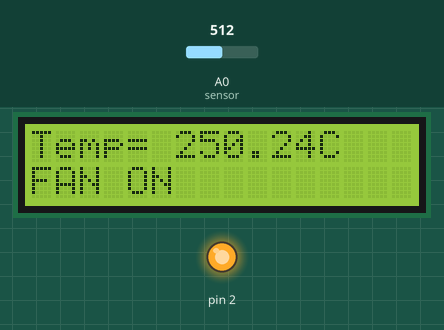
Simulated run of this sketch. Board: Arduino Uno, built with avr-gcc and run on an emulated ATmega328P. Shown: 16×2 character LCD, output pins drawn as LEDs (lit = HIGH). The inputs (shaded band) are chosen by the test bench; at power-on: A0 (sensor) = 512. What the sketch prints to the serial monitor is not drawn.

Above: at 1.2 s.
1.3 s: A0 (sensor) set to 80
At 2.8 s:
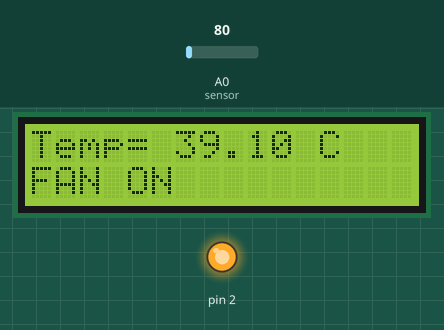
3.6 s: A0 (sensor) set to 69
At 5.1 s:
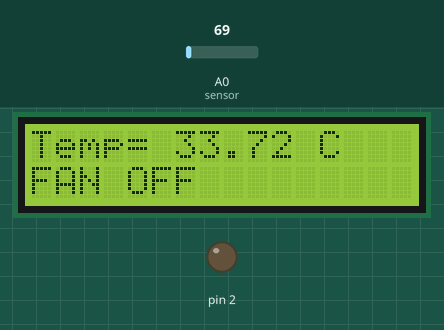
5.6 s: A0 (sensor) set to 26
At 7.3 s:
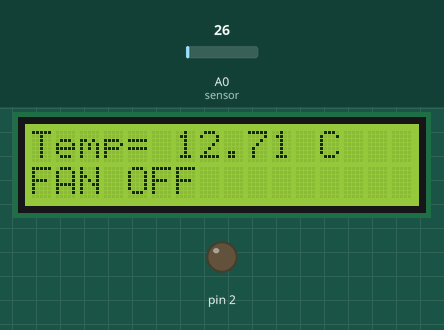
Timing chart, 0 to 8.8 s (numbered marks = the images above; inputs shaded):
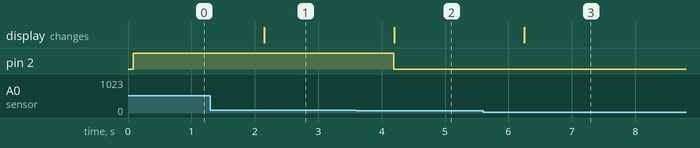

The sketch:

temperature_sensor.ino
```cpp
#include<LiquidCrystal_I2C.h>
const int sensor=A0;
float tempc;
float vout;

LiquidCrystal_I2C lcd(0x27 ,16, 2);

void setup()
{
pinMode(sensor,INPUT);
pinMode(2,OUTPUT);
Serial.begin(9600);
lcd.init();
lcd.backlight();

}
void loop()
{
vout=analogRead(sensor);
vout=(vout*500)/1023;
tempc=vout;
Serial.println(tempc);
lcd.setCursor(0,0);
lcd.print("Temp=       C");
lcd.setCursor(6,0);
lcd.print(tempc);
if (tempc>36)
{
  digitalWrite(2,HIGH);

  lcd.setCursor(0,1);
  lcd.print("FAN ON ");
}
if (tempc<36){
  digitalWrite(2,LOW);
  lcd.setCursor(0,1);
  lcd.print("FAN OFF");
}


delay(1000); //Delay of 1 second for ease of viewing
}
```

Measured:
- the behaviour switches between 74 and 73 on A0 (sensor) (found by bisection; images 1 and 2)
- after the input at 1.3 s, the display: changes after 0.85 s (image 1)
- after the input at 3.6 s, pin 2: HIGH → LOW after 0.59 s; the display: changes after 0.60 s (image 2)
- after the input at 5.6 s, the display: changes after 0.65 s (image 3)
